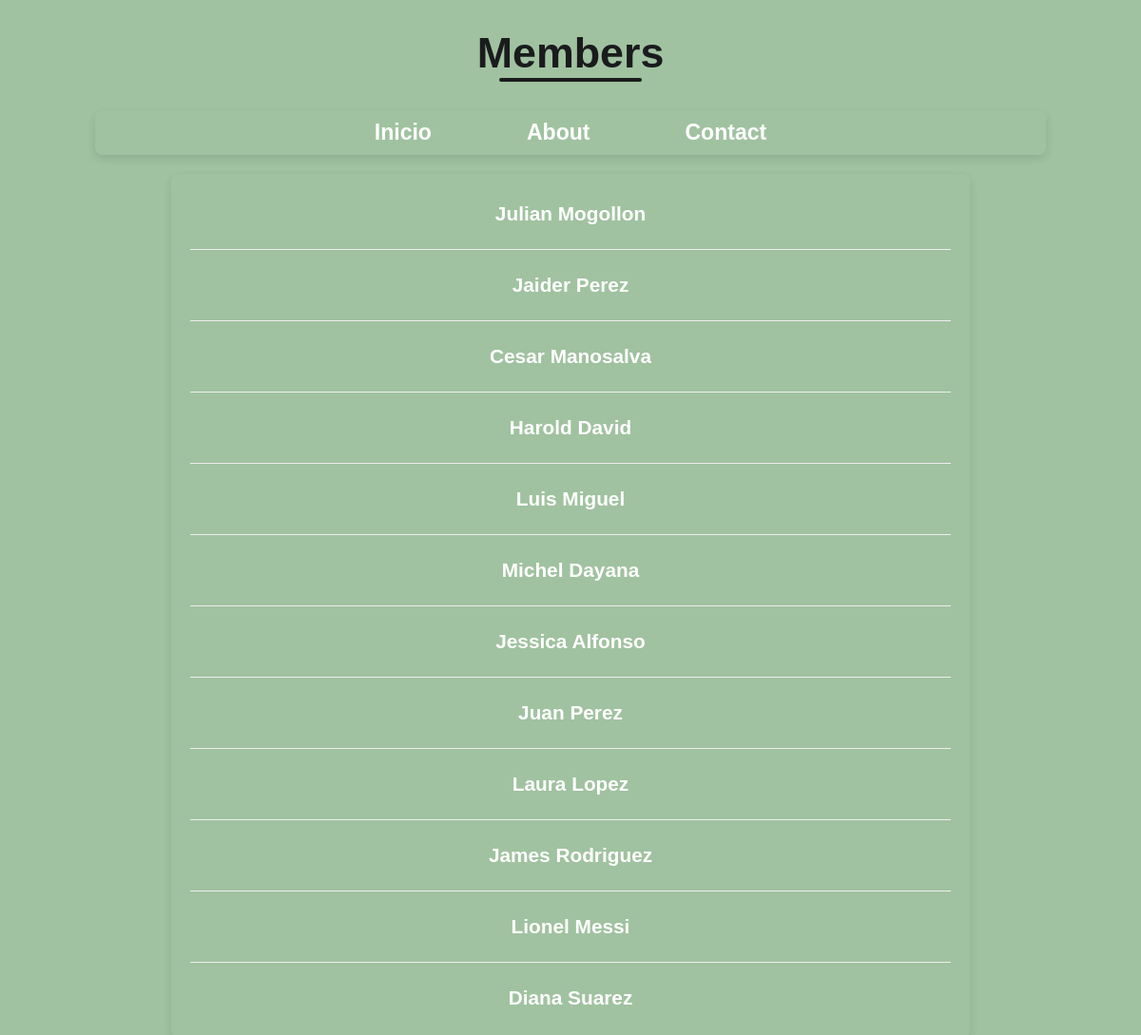
/members/, run on an earlier commit of the app's database.
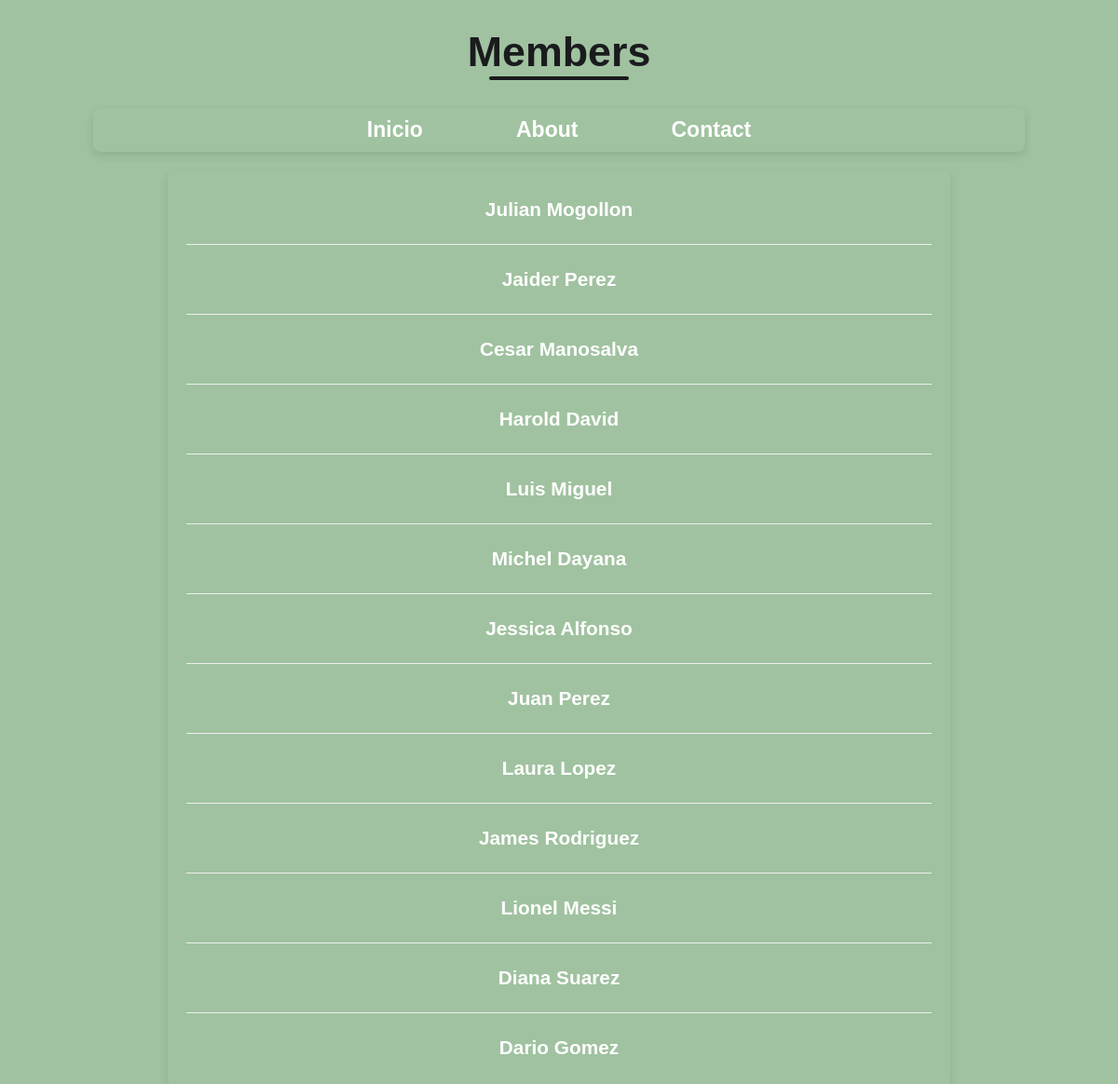
And on a later commit of the database.
### members/models.py (models this page shows)
class Member(models.Model):
    firstname = models.CharField(max_length = 255)
    lastname = models.CharField(max_length = 255)
    phone = models.IntegerField(null=True)
    joined_date = models.DateField(null=True)
    gender = models.CharField(max_length=10, null=True)
    birthday = models.DateField(null=True)
    email = models.EmailField(max_length=225, null=True)

### members/views.py (the view)
# urls.py: path('members/', views.members, name = 'members'),
def members(request):
    mymembers = Member.objects.all().values()
    template = loader.get_template('all_members.html')
    context = {
        'mymembers': mymembers,
    }
    return HttpResponse(template.render(context, request))

### members/templates/all_members.html (shortened to what this page needs)
{% extends "master.html" %}
{% block content %}
  <h1>Members</h1>
  <ul class="nav">
      <li><a href="http://127.0.0.1:8000/">Inicio</a></li>
      <li><a href="about/">About</a></li>
      <li><a href="contact/">Contact</a></li>
  </ul>
  <ul>
    {% for x in mymembers %}
    <div class="member-list">
      <li><a href="details/{{ x.id }}">{{ x.firstname }} {{ x.lastname }}</a></li>
    </div>
    {% endfor %}
  </ul>
{% endblock %}

What changed in the data, as far as the page shows it:
added Member: firstname "Dario", lastname "Gomez"
